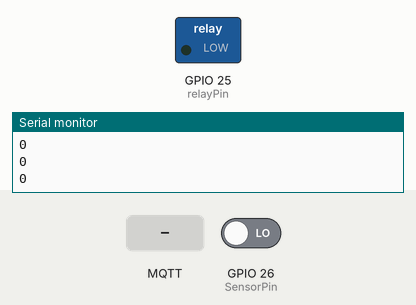
This sketch was run on a simulated ESP32. Shown: switched loads named in the sketch (green lamp = pin HIGH), the last lines printed to the serial monitor. The inputs (shaded band) are chosen by the test bench; at power-on: GPIO 26 (SensorPin) LOW. WiFi joins after 1.5 s; servers stay silent unless stated; no MQTT or app messages arrive unless stated.

Above: at 2.7 s.
2.8 s: GPIO 26 (SensorPin) driven HIGH
At 3.7 s:
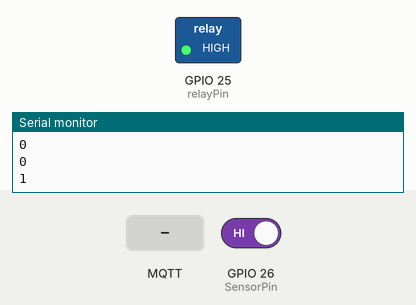
5.8 s: MQTT message "5" arrives on the first subscribed topic
7.9 s: MQTT message "90" arrives on the first subscribed topic
10.3 s: MQTT message "200" arrives on the first subscribed topic
Timing chart, 0 to 13.3 s (numbered marks = the images above; inputs shaded):
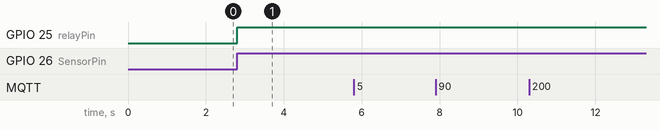

Measured:
- after the input at 2.8 s, GPIO 25 (relayPin): LOW → HIGH at once

The sketch:

SubChannel_Example.ino
```cpp
#include <WiFi.h>
#include <PubSubClient.h>

// WIFI資訊
const char* ssid     = "TCIVS_CSE_IoT";
const char* password = "MyPassW0rd";
// mqtt broker位置
const char* mqtt_server = "192.168.50.166";
// 設定主題名稱
const char topic[] = "tcivs/box/door";
// 設定開機主題名稱
const char ctrlTopic[] = "tcivs/ctrl/door";
// 設定繼電器接腳
const unsigned long relayPin = 25;
const unsigned long SensorPin = 26;

WiFiClient espClient;
PubSubClient client(espClient);
unsigned long lastMsg = 0;
unsigned long value = 0;
#define MSG_BUFFER_SIZE  (50)
char msg[MSG_BUFFER_SIZE];

// WIFI連線程式
void setup_wifi() {

  delay(10);
  Serial.println();
  Serial.print("正在連接到 ");
  Serial.println(ssid);

  WiFi.mode(WIFI_STA);
  WiFi.begin(ssid, password);

  while (WiFi.status() != WL_CONNECTED) {
    delay(500);
    Serial.print(".");
  }

  randomSeed(micros());

  Serial.println("");
  Serial.println("WiFi 已連上^^");
  Serial.println("IP address: ");
  Serial.println(WiFi.localIP());

}


void callback(char* topic, byte* payload, unsigned int length) {
  Serial.print("收到來自 [");
  Serial.print(topic);
  Serial.print("] 的訊息");

  Serial.println((char)payload[0] - '0');
  if ((char)payload[0] - '0'){
    digitalWrite(relayPin, HIGH);
    delay(1200);
    digitalWrite(relayPin, LOW);
  }

  Serial.println();

}

void reconnect() {
  while (!client.connected()) {
    Serial.print("嘗試連線到MQTT Broker... ");
    // Attempt to connect
    String clientID = "ESP32Client1";
    if (client.connect(clientID.c_str())) {
      Serial.println("connected");
      // Once connected, publish an announcement...
      client.publish(ctrlTopic, "door connect");
      // ... and resubscribe
      client.subscribe(topic);
    } else {
      Serial.print("failed, rc=");
      Serial.print(client.state());
      Serial.println(" try again in 5 seconds");
      // Wait 5 seconds before retrying
      delay(5000);
    }
  }
}


// detector
void detect(){
  Serial.println(digitalRead(SensorPin));
  if (digitalRead(SensorPin)){

    digitalWrite(relayPin, HIGH);
    delay(1200);
    digitalWrite(relayPin, LOW);
  }
}

void setup() {
  pinMode(relayPin, OUTPUT);
  pinMode(SensorPin, INPUT);
  Serial.begin(115200);
  setup_wifi();
  client.setServer(mqtt_server, 1883);
  client.setCallback(callback);
  //set door close
  digitalWrite(relayPin, LOW);
}

void loop() {

  if (!client.connected()) {
    reconnect();
  }
  client.loop();

  unsigned long now = millis();
  if (now - lastMsg > 2000) {
    lastMsg = now;
    ++value;
    snprintf (msg, MSG_BUFFER_SIZE, "hello world #%ld", value);
//    Serial.print("Publish message: ");
//    Serial.println(msg);
//    client.publish(topic, msg);
  }

  detect();
}
```
